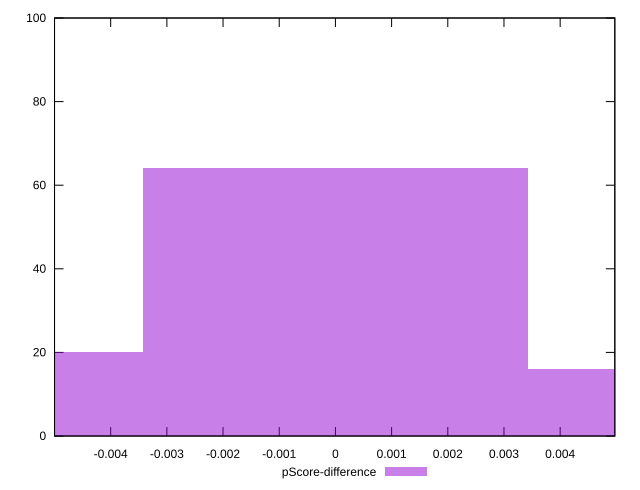

Write gnuplot code to recreate this figure.
reset

$pScoreDifference <<EOF
0 64
0.00685481495411117 16
-0.00685481495411117 20
EOF

set key outside below
set boxwidth 0.00685481495411117
set xrange [-0.004999282690652529:0.004972936891216917]
set yrange [0:100]
set trange [0:100]
set style fill transparent solid 0.5 noborder
set terminal svg size 640, 490 enhanced background rgb 'white'
set output "report_00017_2021-02-10T15-08-03.406Z/first-contentful-paint/samples/pages/pScore-difference/histogram.svg"

plot $pScoreDifference title "pScore-difference" with boxes

reset
